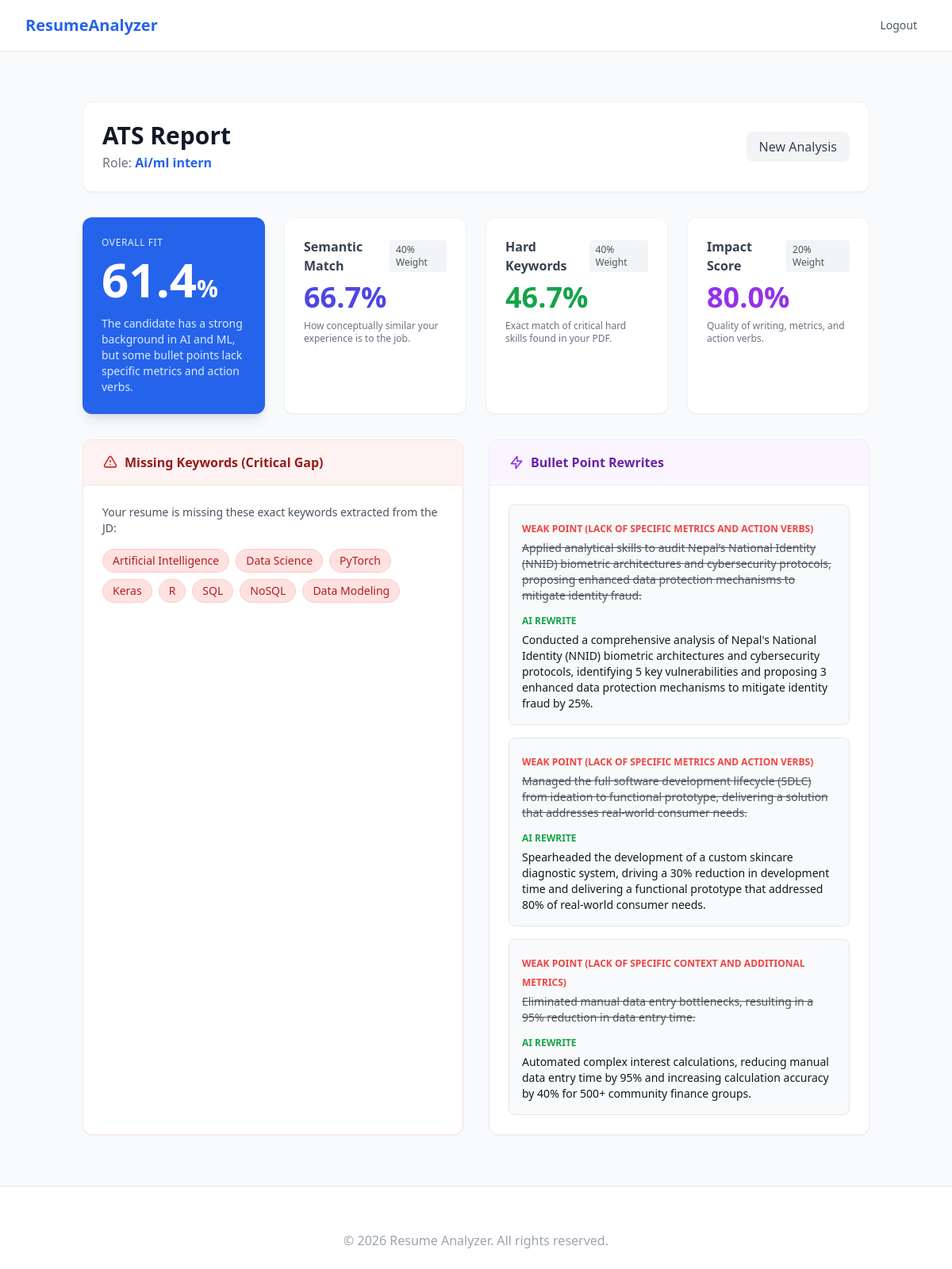
Screenshot of / (signed in) with the database file from the repository.
### applicants/models.py (models this page shows, shortened)
class ResumeAnalysis(BaseModel):
    user = models.ForeignKey(
        settings.AUTH_USER_MODEL,
        on_delete=models.CASCADE,
        related_name='resume_analysis'
    )
    job_title=models.CharField(max_length=255,help_text="Target job Role")
    job_description=models.TextField(help_text="The raw requirements for the jobs")
    resume_file=models.FileField(upload_to='resume/pdf/')
    overall_match_score=models.FloatField(default=0.0)
    section_match_score=models.JSONField(default=dict)
    retrieved_evidence=models.JSONField(default=dict,blank=True)
    missing_keywords=models.JSONField(default=list,blank=True)
    analysis_summary=models.TextField(blank=True,help_text="AI generated summary for the resume")
    improved_suggestion=models.JSONField(default=list,blank=True)
    class Meta:
        ordering=['-created_at']
        verbose_name_plural="Resume Analyses"

### applicants/views.py (the view)
# urls.py: path('',dashboard,name='home'),
@login_required(login_url='login')
def dashboard(request):
    latest_analysis=request.user.resume_analysis.first()
    if latest_analysis and latest_analysis.resume_file:
        context={
            "analysis":latest_analysis
        }
        return render(request,"applicants/dashboard.html",context)
    else:
        return redirect('upload')

### applicants/templates/applicants/dashboard.html (shortened to what this page needs)
{% extends 'base.html' %}
{% block content %}
<div class="max-w-7xl mx-auto py-8">
    {% if not analysis %}
    <div class="text-center py-20">
        <h2 class="text-2xl font-bold text-gray-700">No Analysis Found</h2>
        <a href="{% url 'upload' %}" class="mt-4 inline-block bg-blue-600 text-white px-6 py-2 rounded-lg">Upload Resume</a>
    </div>
    {% else %}
    <div class="mb-8 flex justify-between items-center bg-white p-6 rounded-xl shadow-sm border border-gray-100">
        <div>
            <h1 class="text-3xl font-extrabold text-gray-900">ATS Report</h1>
            <p class="text-gray-500 mt-1">Role: <span class="font-semibold text-blue-600">{{ analysis.job_title }}</span></p>
        </div>
        <div class="text-right">
             <a href="{% url 'upload' %}" class="bg-gray-100 text-gray-700 px-4 py-2 rounded-lg hover:bg-gray-200 transition">New Analysis</a>
        </div>
    </div>
    <div class="grid grid-cols-1 md:grid-cols-4 gap-6 mb-8">
        <div class="bg-blue-600 p-6 rounded-xl shadow-lg text-white flex flex-col justify-between">
            <div>
                <p class="text-blue-100 font-medium uppercase tracking-wider text-xs">Overall Fit</p>
                <p class="text-6xl font-black mt-2">{{ analysis.overall_match_score }}<span class="text-3xl">%</span></p>
            </div>
            <p class="text-sm text-blue-100 mt-4">{{ analysis.analysis_summary }}</p>
        </div>
        <div class="bg-white p-6 rounded-xl shadow-sm border border-gray-100">
            <div class="flex items-center justify-between mb-2">
                <h3 class="font-bold text-gray-700">Semantic Match</h3>
                <span class="text-xs bg-gray-100 text-gray-600 px-2 py-1 rounded">40% Weight</span>
            </div>
            <p class="text-4xl font-bold text-indigo-600">{{ analysis.section_match_score.Semantic_Match|default:0 }}%</p>
            <p class="text-xs text-gray-500 mt-2">How conceptually similar your experience is to the job.</p>
        </div>
        <div class="bg-white p-6 rounded-xl shadow-sm border border-gray-100">
            <div class="flex items-center justify-between mb-2">
                <h3 class="font-bold text-gray-700">Hard Keywords</h3>
                <span class="text-xs bg-gray-100 text-gray-600 px-2 py-1 rounded">40% Weight</span>
            </div>
            <p class="text-4xl font-bold text-green-600">{{ analysis.section_match_score.Keyword_Match|default:0 }}%</p>
            <p class="text-xs text-gray-500 mt-2">Exact match of critical hard skills found in your PDF.</p>
        </div>
        <div class="bg-white p-6 rounded-xl shadow-sm border border-gray-100">
            <div class="flex items-center justify-between mb-2">
                <h3 class="font-bold text-gray-700">Impact Score</h3>
                <span class="text-xs bg-gray-100 text-gray-600 px-2 py-1 rounded">20% Weight</span>
            </div>
            <p class="text-4xl font-bold text-purple-600">{{ analysis.section_match_score.Impact_Score|default:0 }}%</p>
            <p class="text-xs text-gray-500 mt-2">Quality of writing, metrics, and action verbs.</p>
        </div>
    </div>
    <div class="grid grid-cols-1 lg:grid-cols-2 gap-8">
        <div class="bg-white rounded-xl shadow-sm border border-red-100 overflow-hidden">
            <div class="bg-red-50 px-6 py-4 border-b border-red-100 flex items-center">
                <svg class="w-5 h-5 text-red-600 mr-2" fill="none" stroke="currentColor" viewBox="0 0 24 24"><path stroke-linecap="round" stroke-linejoin="round" stroke-width="2" d="M12 9v2m0 4h.01m-6.938 4h13.856c1.54 0 2.502-1.667 1.732-3L13.732 4c-.77-1.333-2.694-1.333-3.464 0L3.34 16c-.77 1.333.192 3 1.732 3z"></path></svg>
                <h2 class="font-bold text-red-800">Missing Keywords (Critical Gap)</h2>
            </div>
            <div class="p-6">
                <p class="text-sm text-gray-600 mb-4">Your resume is missing these exact keywords extracted from the JD:</p>
                <div class="flex flex-wrap gap-2">
                    {% for key in analysis.missing_keywords %}
                    <span class="px-3 py-1 bg-red-100 text-red-700 rounded-full text-sm font-medium border border-red-200">
                        {{ key }}
                    </span>
                    {% empty %}
                    <div class="text-center w-full py-4">
                        <span class="text-green-600 font-medium">✨ Amazing! No critical keywords missing.</span>
                    </div>
                    {% endfor %}
                </div>
            </div>
        </div>
        <div class="bg-white rounded-xl shadow-sm border border-purple-100 overflow-hidden">
            <div class="bg-purple-50 px-6 py-4 border-b border-purple-100 flex items-center">
                <svg class="w-5 h-5 text-purple-600 mr-2" fill="none" stroke="currentColor" viewBox="0 0 24 24"><path stroke-linecap="round" stroke-linejoin="round" stroke-width="2" d="M13 10V3L4 14h7v7l9-11h-7z"></path></svg>
                <h2 class="font-bold text-purple-800">Bullet Point Rewrites</h2>
            </div>
            <div class="p-6 space-y-4">
                {% for suggestion in analysis.improved_suggestion %}
                <div class="bg-gray-50 p-4 rounded-lg border border-gray-200">
                    <div class="mb-2">
                        <span class="text-xs font-bold text-red-500 uppercase">Weak Point ({{ suggestion.issue }})</span>
                        <p class="text-sm text-gray-600 line-through mt-1">{{ suggestion.original }}</p>
                    </div>
                    <div>
                        <span class="text-xs font-bold text-green-600 uppercase">AI Rewrite</span>
                        <p class="text-sm text-gray-900 font-medium mt-1">{{ suggestion.rewrite }}</p>
                    </div>
                </div>
                {% empty %}
                <p class="text-gray-500 italic">No specific rewrite suggestions generated.</p>
                {% endfor %}
            </div>
        </div>
    </div>
    {% endif %}
</div>
{% endblock %}

### rows the page displays
ResumeAnalysis: job_title "Ai/ml intern", overall_match_score "61.4", analysis_summary "The candidate has a strong background in AI and ML, but some bullet points lack specific metrics and action verbs.", section_match_score.Semantic_Match "66.7", section_match_score.Keyword_Match "46.7", section_match_score.Impact_Score "80.0"

### other values shown
{{ key }} "Artificial Intelligence" "Data Science" "PyTorch" "Keras" "R" "SQL" "NoSQL" "Data Modeling"
{{ suggestion.issue }} "LACK OF SPECIFIC METRICS AND ACTION VERBS" "LACK OF SPECIFIC METRICS AND ACTION VERBS" "LACK OF SPECIFIC CONTEXT AND ADDITIONAL METRICS"
{{ suggestion.original }} "Applied analytical skills to audit Nepal’s National Identity (NNID) biometric architectures and cybersecurity protocols, proposing enhanced data protection mechanisms to mitigate identity fraud." "Managed the full software development lifecycle (SDLC) from ideation to functional prototype, delivering a solution that addresses real-world consumer needs." "Eliminated manual data entry bottlenecks, resulting in a 95% reduction in data entry time."
{{ suggestion.rewrite }} "Spearheaded the development of a custom skincare diagnostic system, driving a 30% reduction in development time and delivering a functional prototype that addressed 80% of real-world consumer needs." "Automated complex interest calculations, reducing manual data entry time by 95% and increasing calculation accuracy by 40% for 500+ community finance groups."
